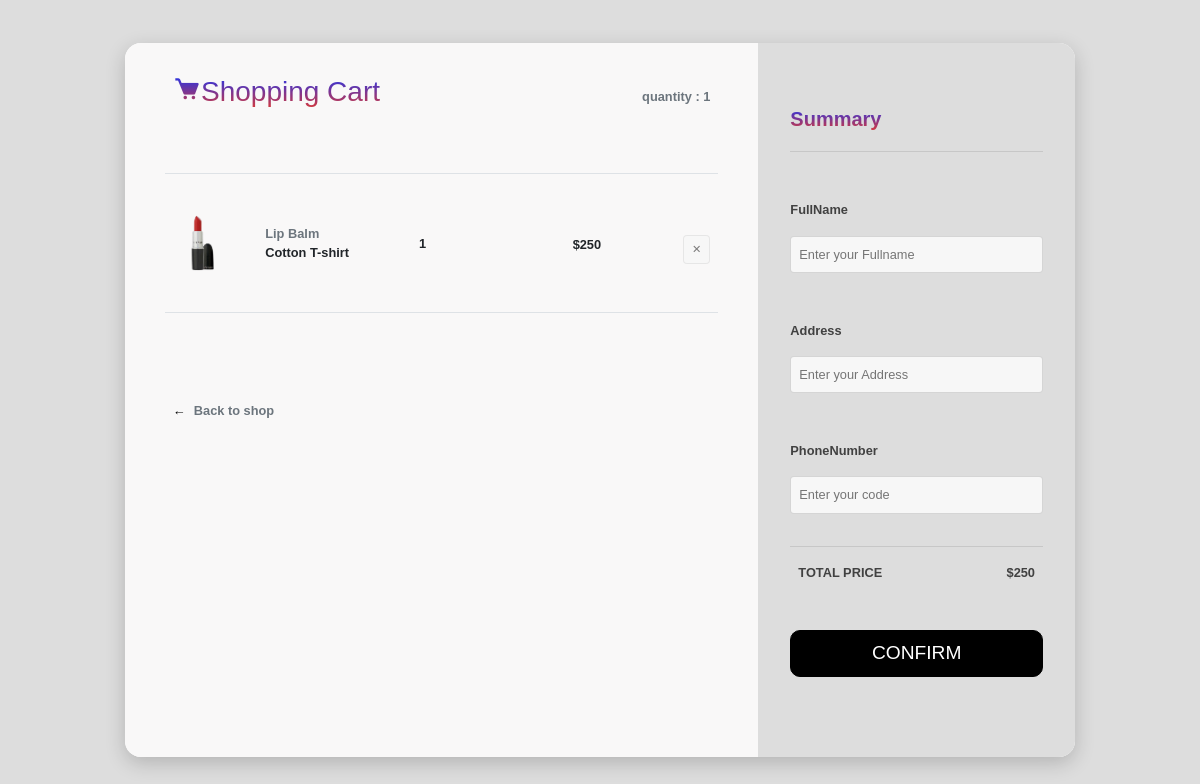
The app's page /cart.php (signed in) with its own data.
### tables this page shows
CREATE TABLE `cart` (
  `id_cart` int(11) NOT NULL,
  `images` varchar(100) NOT NULL,
  `name_cart` varchar(50) NOT NULL,
  `price_cart` int(11) NOT NULL,
  `quantity_cart` int(11) NOT NULL,
  `total_cart` int(11) DEFAULT NULL,
  `id_tk` int(11) DEFAULT NULL
);

### cart.php (the view, shortened to what this page needs)
<!DOCTYPE html>
<html lang="en">
    <head>
        <link href="https://unpkg.com/boxicons@2.1.4/css/boxicons.min.css" rel="stylesheet" />
        <link rel="stylesheet" href="https://cdnjs.cloudflare.com/ajax/libs/font-awesome/5.15.3/css/all.min.css" />
        <link href="https://cdn.jsdelivr.net/npm/remixicon@2.5.0/fonts/remixicon.css" rel="stylesheet" />
        <link rel="stylesheet" href="https://unpkg.com/swiper/swiper-bundle.min.css" />
        <link rel="stylesheet" href="https://stackpath.bootstrapcdn.com/bootstrap/4.3.1/css/bootstrap.min.css" />
        <link rel="stylesheet" href="https://stackpath.bootstrapcdn.com/bootstrap/4.3.1/js/bootstrap.bundle.min.js" />
        <link rel="stylesheet" href="https://cdnjs.cloudflare.com/ajax/libs/jquery/3.2.1/jquery.min.js" />
        <link rel="stylesheet"
            href="https://cdnjs.cloudflare.com/ajax/libs/font-awesome/4.7.0/css/font-awesome.min.css" />
    </head>
    <body>
        <div class="card">
            <div class="row">
                <div class="col-md-8 cart">
                    <div class="title">
                        <div class="row">
                            <div class="col">
                                <h3><i class="bx bxs-cart"></i>Shopping Cart</h3>
                            </div>
                            <div class="col align-self-center text-right text-muted">
                                quantity : <?php quantity_cart(); ?>
                            </div>
                        </div>
                    </div>
                    <form action="php/delete_pd.php" method="POST">
                        <?php
                    $connectdb = mysqli_connect('localhost', 'root', '', 'shoplipstick');
                    $infor_cart = mysqli_query($connectdb, "select * from cart");
                    $id_tk = $_SESSION["id_tk"];
                    while ($cart = mysqli_fetch_array($infor_cart)) {
                        if ($id_tk == $cart['id_tk']) {
                    ?>
                        <div class="row border-top border-bottom">
                            <div class="row main align-items-center">
                                <div class="col-2">
                                    <?php echo "<img class='img-fluid' src='img/" . $cart['images'] . "' />";  ?>
                                </div>
                                <div class="col">
                                    <div class="row text-muted">
                                        <?php echo $cart['name_cart']; ?>
                                    </div>
                                    <div class="row">Cotton T-shirt</div>
                                </div>
                                <div class="col">
                                    <div class="row"><?php echo $cart['quantity_cart']; ?></div>
                                </div>
                                <div class="col" style="margin-top: 45px;">
                                    $<?php echo $cart['price_cart']; ?>
                                    <span class="close"> <input width="20px" height="10px" type="submit" name="delete"
                                            value="&#10005;"></span>
                                </div>
                            </div>
                        </div>
                        <?php } ?>
                        <?php } ?>
                    </form>
                    <div class="back-to-shop">
                        <a href="home_afterlogin.php">&leftarrow;</a><span class="text-muted backto">Back to shop</span>
                    </div>
                </div>
                <div class="col-md-4 summary">
                    <div>
                        <h5><b>Summary</b></h5>
                    </div>
                    <hr />
                    <form action="php/process_bill.php" method="POST">
                        <p class="mt-3 text-black">FullName</p>
                        <input id="fname" name="fullname" placeholder="Enter your Fullname" />
                        <p class="mt-3">Address</p>
                        <input id="address" name="address" placeholder="Enter your Address" />
                        <p class="mt-3">PhoneNumber</p>
                        <input id="pnumber" name="phoneNumber" placeholder="Enter your code" />
                        <div class="row" style="border-top: 1px solid rgba(0, 0, 0, 0.1); padding: 2vh 0">
                            <div class="col">TOTAL PRICE</div>
                            <div class="col text-right">$<?php total(); ?></div>
                        </div>
                        <input type='submit' name='confirm' class='btn' value='CONFIRM'>
                    </form>
                </div>
            </div>
        </div>
    </body>
</html>

### cart.php (style rules this page uses)
body { background: #ddd; min-height: 100vh; vertical-align: middle; display: flex; font-family: sans-serif; font-size: 0.8rem; font-weight: bold; }
.title { margin-bottom: 5vh; }
.card { margin: auto; max-width: 950px; width: 90%; box-shadow: 0 6px 20px 0 rgba(0, 0, 0, 0.19); border-radius: 1rem; border: transparent; }
.cart { background-color: #f9f8f8; padding: 4vh 5vh; border-bottom-left-radius: 1rem; border-top-left-radius: 1rem; cursor: pointer; }
.cart h3 { background: -webkit-linear-gradient(90deg, rgb(216, 56, 56), rgb(32, 52, 236)); -webkit-background-clip: text; -webkit-text-fill-color: transparent; }
.summary { background-color: #ddd; border-top-right-radius: 1rem; border-bottom-right-radius: 1rem; padding: 4vh; color: rgb(65, 65, 65); cursor: pointer; }
.row { margin: 0; }
.main { margin: 0; padding: 2vh 0; width: 100%; }
.col-2, .col { padding: 0 1vh; }
a { padding: 0 1vh; }
.close { margin-left: auto; font-size: 0.7rem; }
img { width: 3.5rem; }
.back-to-shop { margin-top: 4.5rem; }
h5 { margin-top: 4vh; background: -webkit-linear-gradient(90deg, rgb(216, 56, 56), rgb(32, 52, 236)); -webkit-background-clip: text; -webkit-text-fill-color: transparent; }
hr { margin-top: 1.25rem; }
form { padding: 2vh 0; }
input { border: 1px solid rgba(0, 0, 0, 0.137); padding: 1vh; margin-bottom: 4vh; outline: none; width: 100%; background-color: rgb(247, 247, 247); border-radius: 4px; }
.btn { background-color: #000; border-color: #000; color: white; width: 100%; font-size: 1.2rem; margin-top: 4vh; padding: 1vh; border-radius: 10px; }
a { color: black; }

### records on screen
cart: images (picture), name_cart "Lip Balm", quantity_cart "1", price_cart "250"

### other values on screen
$size "1"
$total "250"
